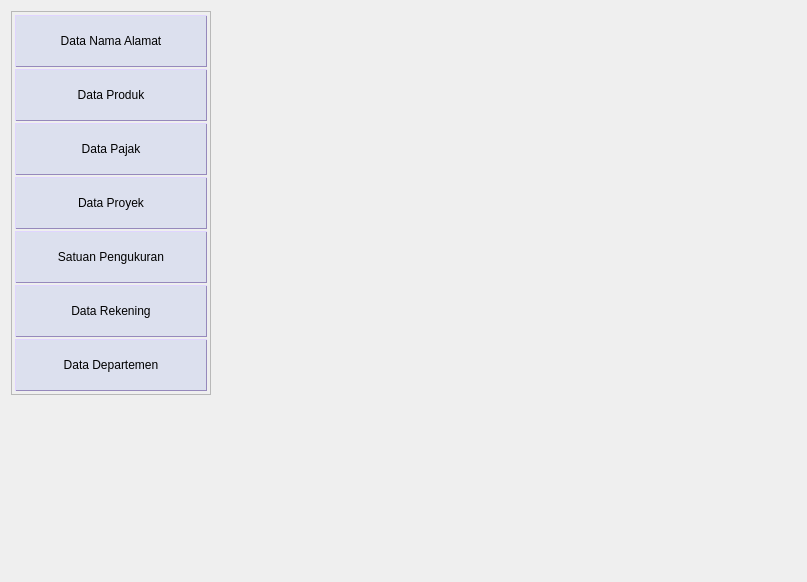
             <widget class="QWidget" name="st_DataMaster_Menu">
              <property name="styleSheet">
               <string notr="true"/>
              </property>
              <layout class="QGridLayout" name="igr_DataMaster_Menu">
               <item row="0" column="0">
                <widget class="QFrame" name="fr_DataMaster_Menu">
                 <property name="minimumSize">
                  <size>
                   <width>200</width>
                   <height>0</height>
                  </size>
                 </property>
                 <property name="maximumSize">
                  <size>
                   <width>200</width>
                   <height>16777215</height>
                  </size>
                 </property>
                 <property name="styleSheet">
                  <string notr="true">QPushButton{height:50px;border-width:1px;border-color:rgb(150, 137, 188);border-style:outset;border-radius:0px;background:rgb(220, 224, 238);}</string>
                 </property>
                 <property name="frameShape">
                  <enum>QFrame::StyledPanel</enum>
                 </property>
                 <property name="frameShadow">
                  <enum>QFrame::Raised</enum>
                 </property>
                 <layout class="QVBoxLayout" name="ivl_DataMaster_Menu">
                  <property name="spacing">
                   <number>2</number>
                  </property>
                  <property name="margin">
                   <number>3</number>
                  </property>
                  <item>
                   <widget class="QPushButton" name="tb_DataMaster_DataNamaAlamat">
                    <property name="styleSheet">
                     <string notr="true">height:50px;</string>
                    </property>
                    <property name="text">
                     <string>Data Nama Alamat</string>
                    </property>
                   </widget>
                  </item>
                  <item>
                   <widget class="QPushButton" name="tb_DataMaster_DataProduk">
                    <property name="text">
                     <string>Data Produk</string>
                    </property>
                   </widget>
                  </item>
                  <item>
                   <widget class="QPushButton" name="tb_DataMaster_DataPajak">
                    <property name="text">
                     <string>Data Pajak</string>
                    </property>
                   </widget>
                  </item>
                  <item>
                   <widget class="QPushButton" name="tb_DataMaster_DataProyek">
                    <property name="text">
                     <string>Data Proyek</string>
                    </property>
                   </widget>
                  </item>
                  <item>
                   <widget class="QPushButton" name="tb_DataMaster_DataSatuanPengukuran">
                    <property name="text">
                     <string>Satuan Pengukuran</string>
                    </property>
                   </widget>
                  </item>
                  <item>
                   <widget class="QPushButton" name="tb_DataMaster_DataRekening">
                    <property name="text">
                     <string>Data Rekening</string>
                    </property>
                   </widget>
                  </item>
                  <item>
                   <widget class="QPushButton" name="tb_DataMaster_DataDepartemen">
                    <property name="text">
                     <string>Data Departemen</string>
                    </property>
                   </widget>
                  </item>
                 </layout>
                </widget>
               </item>
               <item row="0" column="1">
                <spacer name="hs_DataMaster_Menu_HS">
                 <property name="orientation">
                  <enum>Qt::Horizontal</enum>
                 </property>
                 <property name="sizeHint" stdset="0">
                  <size>
                   <width>585</width>
                   <height>20</height>
                  </size>
                 </property>
                </spacer>
               </item>
               <item row="1" column="0">
                <spacer name="vs_DataMaster_Menu_VS">
                 <property name="orientation">
                  <enum>Qt::Vertical</enum>
                 </property>
                 <property name="sizeHint" stdset="0">
                  <size>
                   <width>20</width>
                   <height>176</height>
                  </size>
                 </property>
                </spacer>
               </item>
              </layout>
             </widget>
